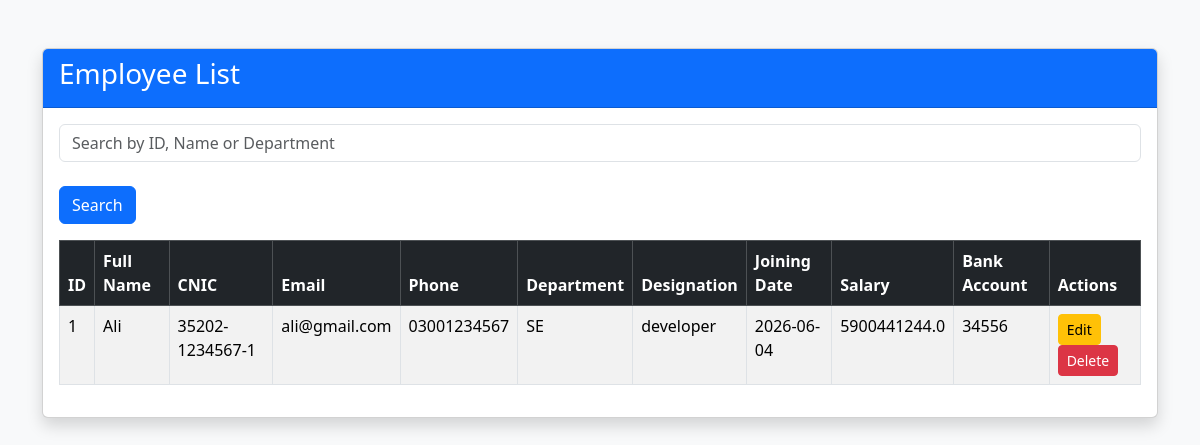
Page /employees on the earlier database version.
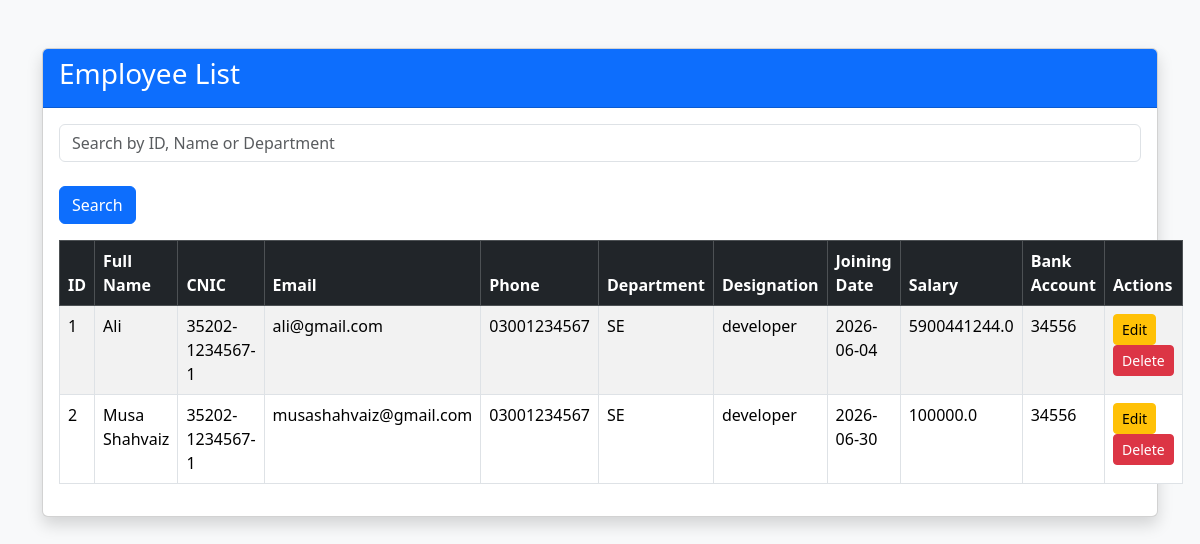
Same page on the later database version.
### tables this page shows
CREATE TABLE Employees (

    employee_id INTEGER PRIMARY KEY AUTOINCREMENT,

    full_name TEXT NOT NULL,
    cnic TEXT NOT NULL,

    email TEXT NOT NULL,

    phone TEXT,

    department TEXT,

    designation TEXT,

    joining_date TEXT,

    basic_salary REAL,

    bank_account TEXT
);

### app.py (the view)
@app.route("/employees")
def employee_list():
    search = request.args.get("search", "")
    conn = get_connection()
    cursor = conn.cursor()
    cursor.execute("""
        SELECT * FROM Employees
        WHERE full_name LIKE ?
        OR department LIKE ?
        OR employee_id LIKE ?
    """, (
        f"%{search}%",
        f"%{search}%",
        f"%{search}%"
    ))
    employees = cursor.fetchall()
    conn.close()
    return render_template(
        "employee_list.html",
        employees=employees
    )

### app.py (called while the page is built)
def get_connection():
    return sqlite3.connect("payroll.db")

### templates/employee_list.html (shortened to what this page needs)
<!DOCTYPE html>
<html>
<head>
    <link href="https://cdn.jsdelivr.net/npm/bootstrap@5.3.7/dist/css/bootstrap.min.css" rel="stylesheet">
</head>
<body class="bg-light">
<div class="container mt-5">
    <div class="card shadow">
        <div class="card-header bg-primary text-white">
            <h3>Employee List</h3>
        </div>
        <div class="card-body">
            <form method="GET" action="/employees" class="mb-3">
                <input type="text"
                       name="search"
                       class="form-control"
                       placeholder="Search by ID, Name or Department">
                <br>
                <button type="submit" class="btn btn-primary">
                    Search
                </button>
            </form>
            <table class="table table-bordered table-striped table-hover">
                <thead class="table-dark">
                    <tr>
                        <th>ID</th>
                        <th>Full Name</th>
                        <th>CNIC</th>
                        <th>Email</th>
                        <th>Phone</th>
                        <th>Department</th>
                        <th>Designation</th>
                        <th>Joining Date</th>
                        <th>Salary</th>
                        <th>Bank Account</th>
                        <th>Actions</th>
                    </tr>
                </thead>
                <tbody>
                {% for employee in employees %}
                    <tr>
                    {% for item in employee %}
                        <td>{{ item }}</td>
                    {% endfor %}
                    <td>
                        <a href="/update_employee/{{ employee[0] }}"
                           class="btn btn-warning btn-sm">
                           Edit
                        </a>
                        <a href="/delete_employee/{{ employee[0] }}"
                           class="btn btn-danger btn-sm">
                           Delete
                        </a>
                    </td>
                    </tr>
                {% endfor %}
                </tbody>
            </table>
        </div>
    </div>
</div>
</body>
</html>

Differences in the rows shown:
added Employees: employee "2", full_name "Musa Shahvaiz", cnic "35202-1234567-1", email "musashahvaiz@gmail.com", phone "03001234567", department "SE", designation "developer", joining_date "2026-06-30", basic_salary "100000.0", bank_account "34556"
